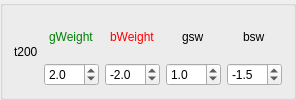
                                <widget class="QGroupBox" name="groupBox_9">
                                    <property name="title">
                                        <string/>
                                    </property>
                                    <layout class="QHBoxLayout" name="horizontalLayout_17">
                                        <item alignment="Qt::AlignHCenter">
                                            <widget class="QLabel" name="label_71">
                                                <property name="toolTip">
                                                    <string>&lt;html&gt;&lt;head/&gt;&lt;body&gt;&lt;p&gt;This is the
                                                        200! (Big white line on chart) stay above!&lt;/p&gt;&lt;/body&gt;&lt;/html&gt;
                                                    </string>
                                                </property>
                                                <property name="text">
                                                    <string>t200</string>
                                                </property>
                                            </widget>
                                        </item>
                                        <item>
                                            <layout class="QVBoxLayout" name="verticalLayout_59">
                                                <item alignment="Qt::AlignHCenter">
                                                    <widget class="QLabel" name="label_72">
                                                        <property name="toolTip">
                                                            <string>&lt;html&gt;&lt;head/&gt;&lt;body&gt;&lt;p&gt;points
                                                                added to score when this is good&lt;/p&gt;&lt;/body&gt;&lt;/html&gt;
                                                            </string>
                                                        </property>
                                                        <property name="styleSheet">
                                                            <string notr="true">color: green</string>
                                                        </property>
                                                        <property name="text">
                                                            <string>gWeight</string>
                                                        </property>
                                                    </widget>
                                                </item>
                                                <item>
                                                    <widget class="QDoubleSpinBox" name="doubleSpinBox_57">
                                                        <property name="decimals">
                                                            <number>1</number>
                                                        </property>
                                                        <property name="minimum">
                                                            <double>-10.000000000000000</double>
                                                        </property>
                                                        <property name="maximum">
                                                            <double>10.000000000000000</double>
                                                        </property>
                                                        <property name="singleStep">
                                                            <double>1.000000000000000</double>
                                                        </property>
                                                        <property name="value">
                                                            <double>2.000000000000000</double>
                                                        </property>
                                                    </widget>
                                                </item>
                                            </layout>
                                        </item>
                                        <item>
                                            <layout class="QVBoxLayout" name="verticalLayout_60">
                                                <item alignment="Qt::AlignHCenter">
                                                    <widget class="QLabel" name="label_73">
                                                        <property name="toolTip">
                                                            <string>&lt;html&gt;&lt;head/&gt;&lt;body&gt;&lt;p&gt;points
                                                                added to score when this is bad&lt;/p&gt;&lt;/body&gt;&lt;/html&gt;
                                                            </string>
                                                        </property>
                                                        <property name="styleSheet">
                                                            <string notr="true">color: red</string>
                                                        </property>
                                                        <property name="text">
                                                            <string>bWeight</string>
                                                        </property>
                                                    </widget>
                                                </item>
                                                <item>
                                                    <widget class="QDoubleSpinBox" name="doubleSpinBox_58">
                                                        <property name="decimals">
                                                            <number>1</number>
                                                        </property>
                                                        <property name="minimum">
                                                            <double>-10.000000000000000</double>
                                                        </property>
                                                        <property name="maximum">
                                                            <double>10.000000000000000</double>
                                                        </property>
                                                        <property name="value">
                                                            <double>-2.000000000000000</double>
                                                        </property>
                                                    </widget>
                                                </item>
                                            </layout>
                                        </item>
                                        <item>
                                            <layout class="QVBoxLayout" name="verticalLayout_61">
                                                <item alignment="Qt::AlignHCenter">
                                                    <widget class="QLabel" name="label_74">
                                                        <property name="toolTip">
                                                            <string>&lt;html&gt;&lt;head/&gt;&lt;body&gt;&lt;p&gt;points
                                                                added to score when this is good but special (like macd
                                                                crossing up)&lt;/p&gt;&lt;/body&gt;&lt;/html&gt;
                                                            </string>
                                                        </property>
                                                        <property name="styleSheet">
                                                            <string notr="true">color: qradialgradient(spread:repeat,
                                                                cx:0.5, cy:0.5, radius:0.077, fx:0.5, fy:0.5, stop:0
                                                                rgba(19, 255, 0, 147), stop:0.497326 rgba(0, 0, 0, 147),
                                                                stop:1 rgba(0, 255, 113, 147));
                                                            </string>
                                                        </property>
                                                        <property name="text">
                                                            <string>gsw</string>
                                                        </property>
                                                    </widget>
                                                </item>
                                                <item>
                                                    <widget class="QDoubleSpinBox" name="doubleSpinBox_59">
                                                        <property name="decimals">
                                                            <number>1</number>
                                                        </property>
                                                        <property name="minimum">
                                                            <double>-10.000000000000000</double>
                                                        </property>
                                                        <property name="maximum">
                                                            <double>10.000000000000000</double>
                                                        </property>
                                                        <property name="value">
                                                            <double>1.000000000000000</double>
                                                        </property>
                                                    </widget>
                                                </item>
                                            </layout>
                                        </item>
                                        <item>
                                            <layout class="QVBoxLayout" name="verticalLayout_62">
                                                <item alignment="Qt::AlignHCenter">
                                                    <widget class="QLabel" name="label_75">
                                                        <property name="toolTip">
                                                            <string>&lt;html&gt;&lt;head/&gt;&lt;body&gt;&lt;p&gt;points
                                                                added to score when this is bad but special (like macd
                                                                crossing down)&lt;/p&gt;&lt;/body&gt;&lt;/html&gt;
                                                            </string>
                                                        </property>
                                                        <property name="styleSheet">
                                                            <string notr="true">color: qradialgradient(spread:repeat,
                                                                cx:0.5, cy:0.5, radius:0.077, fx:0.5, fy:0.5, stop:0
                                                                rgba(255, 0, 0, 147), stop:0.497537 rgba(58, 30, 30,
                                                                146), stop:1 rgba(255, 94, 0, 147));
                                                            </string>
                                                        </property>
                                                        <property name="text">
                                                            <string>bsw</string>
                                                        </property>
                                                    </widget>
                                                </item>
                                                <item>
                                                    <widget class="QDoubleSpinBox" name="doubleSpinBox_60">
                                                        <property name="decimals">
                                                            <number>1</number>
                                                        </property>
                                                        <property name="minimum">
                                                            <double>-10.000000000000000</double>
                                                        </property>
                                                        <property name="maximum">
                                                            <double>10.000000000000000</double>
                                                        </property>
                                                        <property name="value">
                                                            <double>-1.500000000000000</double>
                                                        </property>
                                                    </widget>
                                                </item>
                                            </layout>
                                        </item>
                                    </layout>
                                </widget>
